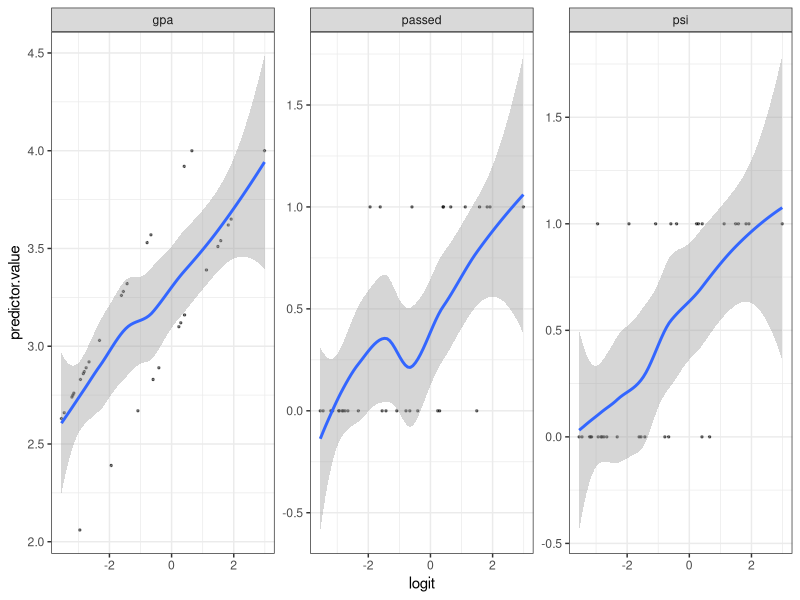

Recreate this plot in R.
## ---- chunk 1
options(digits=5)
options(knitr.duplicate.label = "allow")
## ---- chunk 2
library(ggplot2)
library(car)
library(tidyverse)
library(broom)

## ---- chunk 3
psidata=read.table(file="psi.txt",header=TRUE)
psidata
## ---- chunk 4
psi_model <- glm(passed~gpa+psi, data = psidata, family = binomial)
psi_model2 <- glm(passed~gpa, data = psidata, family = binomial)
anova(psi_model2,psi_model,test="Chisq")
## ---- chunk 5
model <- glm(passed~., data = psidata, family = binomial)
probabilities <- predict(model, type = "response")

# Select only numeric predictors
mydata <- psidata %>%
  dplyr::select_if(is.numeric) 

predictors <- colnames(mydata)
# Bind the logit and tidying the data for plot
mydata <- mydata %>%
  mutate(logit = log(probabilities/(1-probabilities))) %>%
  gather(key = "predictors", value = "predictor.value", -logit)

ggplot(mydata, aes(logit, predictor.value))+
  geom_point(size = 0.5, alpha = 0.5) +
  geom_smooth(method = "loess") + 
  theme_bw() + 
  facet_wrap(~predictors, scales = "free_y")
## ---- chunk 6
model.data <- augment(model) %>% 
  mutate(index = 1:n()) 
# augment() computes the standardized residuals and the Cook’s distance

model.data %>% 
  filter(abs(.std.resid) > 3)
# filters potential influential data points 
## ---- chunk 7
car::vif(model)
## ---- chunk 8
psidata$gpa=factor(psidata$gpa); psidata$psi=factor(psidata$psi)
psi_model2 <- glm(passed~psi+gpa, data = psidata, family = binomial)
summary(psi_model2)
## ---- chunk 9
 predict(psi_model2,data.frame(psi="1",gpa="3.03"),type="response")

 predict(psi_model2,data.frame(psi="0",gpa="3.03"),type="response")
## ---- chunk 10
exp(2.338) # from group chat unsure if correct
exp(-2.338) # if these values are an answer, could be correct
## ---- chunk 11
psi_model3 = glm(passed~psi, data = psidata, family = binomial)
predict(psi_model3,data.frame(psi="0"),type="response")
predict(psi_model3,data.frame(psi="1"),type="response")
## ---- chunk 12
psi_interaction=glm(passed~gpa*psi,data=psidata,family=binomial)
anova(psi_interaction,test="Chisq")
## ---- chunk 13
matrix=xtabs(~passed+psi,data=psidata)
matrix
## ---- chunk 14
chisq.test(matrix,simulate.p.value=TRUE)
## ---- chunk 15
fisher.test(matrix)
